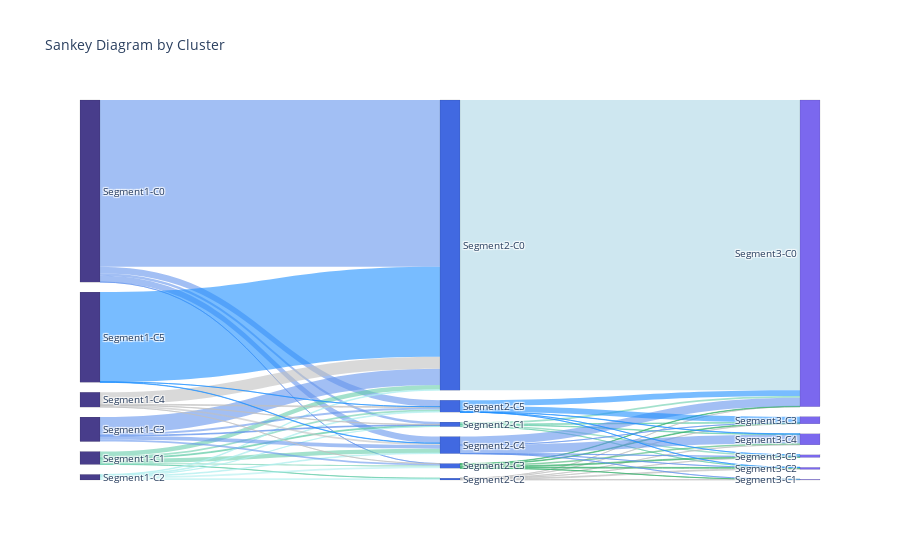

The code cell stored with this chart in its notebook:
### Code cell
import plotly.graph_objects as go

fig = go.Figure(data=[go.Sankey(
    node = dict(
      pad = 10,
      thickness = 20,
      line = dict(color = "black", width = 0.1),
      label = ["Segment1-C0", "Segment1-C1", "Segment1-C2", "Segment1-C3", "Segment1-C4", "Segment1-C5",
               "Segment2-C0", "Segment2-C1", "Segment2-C2", "Segment2-C3", "Segment2-C4", "Segment2-C5",
               "Segment3-C0", "Segment3-C1", "Segment3-C2", "Segment3-C3", "Segment3-C4", "Segment3-C5",
               ],
      color = [
               "rgb(72,61,139)","rgb(72,61,139)","rgb(72,61,139)","rgb(72,61,139)","rgb(72,61,139)","rgb(72,61,139)",
               "rgb(65,105,225)","rgb(65,105,225)","rgb(65,105,225)","rgb(65,105,225)","rgb(65,105,225)","rgb(65,105,225)",
               "rgb(123,104,238)","rgb(123,104,238)","rgb(123,104,238)","rgb(123,104,238)","rgb(123,104,238)","rgb(123,104,238)",
               ]
    ),
    link = dict(
      source = sankey_source, # indices correspond to labels, eg A1, A2, A1, B1, ...
      target = sankey_target,
      value = vals,
      color = [
              "rgba(100,149,237,0.6)","rgba(100,149,237,0.6)","rgba(100,149,237,0.6)","rgba(100,149,237,0.6)","rgba(100,149,237,0.6)","rgba(100,149,237,0.6)",  #c1-1
              "rgba(102,205,170,0.6)","rgba(102,205,170,0.6)","rgba(102,205,170,0.6)","rgba(102,205,170,0.6)","rgba(102,205,170,0.6)","rgba(102,205,170,0.6)",  #c2-1
              "rgba(175,238,238,0.6)","rgba(175,238,238,0.6)","rgba(175,238,238,0.6)","rgba(175,238,238,0.6)","rgba(175,238,238,0.6)","rgba(175,238,238,0.6)",  #c3-1

              "rgba(100,149,237,0.6)","rgba(100,149,237,0.6)","rgba(100,149,237,0.6)","rgba(100,149,237,0.6)","rgba(100,149,237,0.6)","rgba(100,149,237,0.6)",  #c4-1
              "rgba(192,192,192,0.6)","rgba(192,192,192,0.6)","rgba(192,192,192,0.6)","rgba(192,192,192,0.6)","rgba(192,192,192,0.6)","rgba(192,192,192,0.6)",  #c5-1
              "rgba(30,144,255,0.6)","rgba(30,144,255,0.6)","rgba(30,144,255,0.6)","rgba(30,144,255,0.6)","rgba(30,144,255,0.6)","rgba(30,144,255,0.6)",        #c6-1

              "rgba(173,216,230,0.6)","rgba(173,216,230,0.6)","rgba(173,216,230,0.6)","rgba(173,216,230,0.6)","rgba(173,216,230,0.6)","rgba(173,216,230,0.6)",  #c1-2
              "rgba(102,205,170,0.6)","rgba(102,205,170,0.6)","rgba(102,205,170,0.6)","rgba(102,205,170,0.6)","rgba(102,205,170,0.6)","rgba(102,205,170,0.6)",  #c2-2
              "rgba(192,192,192,0.6)","rgba(192,192,192,0.6)","rgba(192,192,192,0.6)","rgba(192,192,192,0.6)","rgba(192,192,192,0.6)","rgba(192,192,192,0.6)",  #c3-2

              "rgba(60,179,113,0.6)","rgba(60,179,113,0.6)","rgba(60,179,113,0.6)","rgba(60,179,113,0.6)","rgba(60,179,113,0.6)","rgba(60,179,113,0.6)",        #c4-2
              "rgba(100,149,237,0.6)","rgba(100,149,237,0.6)","rgba(100,149,237,0.6)","rgba(100,149,237,0.6)","rgba(100,149,237,0.6)","rgba(100,149,237,0.6)",  #c5-2
              "rgba(30,144,255,0.6)","rgba(30,144,255,0.6)","rgba(30,144,255,0.6)","rgba(30,144,255,0.6)","rgba(30,144,255,0.6)","rgba(30,144,255,0.6)",        #c6-2
               ]
  ))])

fig.update_layout(title_text="Sankey Diagram by Cluster", font_size=10)
fig.show()

### Figure 1 — Plotly figure (JSON) as saved in the notebook; plotly's stock layout.template omitted (floating-point values rounded to 4 significant figures)
{"data": [{"link": {"color": ["rgba(100,149,237,0.6)", "rgba(100,149,237,0.6)", "rgba(100,149,237,0.6)", "rgba(100,149,237,0.6)", "rgba(100,149,237,0.6)", "rgba(100,149,237,0.6)", "rgba(102,205,170,0.6)", "rgba(102,205,170,0.6)", "rgba(102,205,170,0.6)", "rgba(102,205,170,0.6)", "rgba(102,205,170,0.6)", "rgba(102,205,170,0.6)", "rgba(175,238,238,0.6)", "rgba(175,238,238,0.6)", "rgba(175,238,238,0.6)", "rgba(175,238,238,0.6)", "rgba(175,238,238,0.6)", "rgba(175,238,238,0.6)", "rgba(100,149,237,0.6)", "rgba(100,149,237,0.6)", "rgba(100,149,237,0.6)", "rgba(100,149,237,0.6)", "rgba(100,149,237,0.6)", "rgba(100,149,237,0.6)", "rgba(192,192,192,0.6)", "rgba(192,192,192,0.6)", "rgba(192,192,192,0.6)", "rgba(192,192,192,0.6)", "rgba(192,192,192,0.6)", "rgba(192,192,192,0.6)", "rgba(30,144,255,0.6)", "rgba(30,144,255,0.6)", "rgba(30,144,255,0.6)", "rgba(30,144,255,0.6)", "rgba(30,144,255,0.6)", "rgba(30,144,255,0.6)", "rgba(173,216,230,0.6)", "rgba(173,216,230,0.6)", "rgba(173,216,230,0.6)", "rgba(173,216,230,0.6)", "rgba(173,216,230,0.6)", "rgba(173,216,230,0.6)", "rgba(102,205,170,0.6)", "rgba(102,205,170,0.6)", "rgba(102,205,170,0.6)", "rgba(102,205,170,0.6)", "rgba(102,205,170,0.6)", "rgba(102,205,170,0.6)", "rgba(192,192,192,0.6)", "rgba(192,192,192,0.6)", "rgba(192,192,192,0.6)", "rgba(192,192,192,0.6)", "rgba(192,192,192,0.6)", "rgba(192,192,192,0.6)", "rgba(60,179,113,0.6)", "rgba(60,179,113,0.6)", "rgba(60,179,113,0.6)", "rgba(60,179,113,0.6)", "rgba(60,179,113,0.6)", "rgba(60,179,113,0.6)", "rgba(100,149,237,0.6)", "rgba(100,149,237,0.6)", "rgba(100,149,237,0.6)", "rgba(100,149,237,0.6)", "rgba(100,149,237,0.6)", "rgba(100,149,237,0.6)", "rgba(30,144,255,0.6)", "rgba(30,144,255,0.6)", "rgba(30,144,255,0.6)", "rgba(30,144,255,0.6)", "rgba(30,144,255,0.6)", "rgba(30,144,255,0.6)"], "source": [0, 0, 0, 0, 0, 0, 1, 1, 1, 1, 1, 1, 2, 2, 2, 2, 2, 2, 3, 3, 3, 3, 3, 3, 4, 4, 4, 4, 4, 4, 5, 5, 5, 5, 5, 5, 6, 6, 6, 6, 6, 6, 7, 7, 7, 7, 7, 7, 8, 8, 8, 8, 8, 8, 9, 9, 9, 9, 9, 9, 10, 10, 10, 10, 10, 10, 11, 11, 11, 11, 11, 11], "target": [6, 7, 8, 9, 10, 11, 6, 7, 8, 9, 10, 11, 6, 7, 8, 9, 10, 11, 6, 7, 8, 9, 10, 11, 6, 7, 8, 9, 10, 11, 6, 7, 8, 9, 10, 11, 12, 13, 14, 15, 16, 17, 12, 13, 14, 15, 16, 17, 12, 13, 14, 15, 16, 17, 12, 13, 14, 15, 16, 17, 12, 13, 14, 15, 16, 17, 12, 13, 14, 15, 16, 17], "value": [402612, 5644, 0, 72, 15427, 15716, 11175, 2351, 366, 2905, 10256, 4021, 1612, 418, 4072, 3754, 1617, 1943, 39224, 1849, 0, 4269, 8904, 4930, 28974, 694, 0, 84, 3979, 1990, 216900, 0, 0, 0, 751, 37, 700497, 0, 0, 0, 0, 0, 4741, 0, 148, 982, 1210, 3875, 48, 1319, 2221, 489, 301, 60, 995, 199, 2319, 1546, 3786, 2239, 20255, 4, 25, 37, 20612, 1, 13723, 0, 3, 14204, 706, 1]}, "node": {"color": ["rgb(72,61,139)", "rgb(72,61,139)", "rgb(72,61,139)", "rgb(72,61,139)", "rgb(72,61,139)", "rgb(72,61,139)", "rgb(65,105,225)", "rgb(65,105,225)", "rgb(65,105,225)", "rgb(65,105,225)", "rgb(65,105,225)", "rgb(65,105,225)", "rgb(123,104,238)", "rgb(123,104,238)", "rgb(123,104,238)", "rgb(123,104,238)", "rgb(123,104,238)", "rgb(123,104,238)"], "label": ["Segment1-C0", "Segment1-C1", "Segment1-C2", "Segment1-C3", "Segment1-C4", "Segment1-C5", "Segment2-C0", "Segment2-C1", "Segment2-C2", "Segment2-C3", "Segment2-C4", "Segment2-C5", "Segment3-C0", "Segment3-C1", "Segment3-C2", "Segment3-C3", "Segment3-C4", "Segment3-C5"], "line": {"color": "black", "width": 0.1}, "pad": 10, "thickness": 20}, "type": "sankey"}], "layout": {"font": {"size": 10}, "title": {"text": "Sankey Diagram by Cluster"}}}
